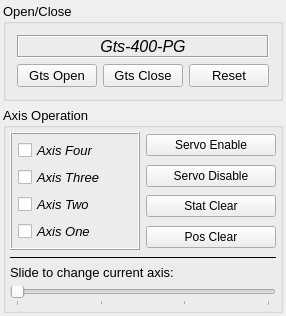
<?xml version="1.0" encoding="UTF-8"?>
<ui version="4.0">
 <class>AxisOperate</class>
 <widget class="QWidget" name="AxisOperate">
  <property name="geometry">
   <rect>
    <x>0</x>
    <y>0</y>
    <width>263</width>
    <height>309</height>
   </rect>
  </property>
  <property name="sizePolicy">
   <sizepolicy hsizetype="Expanding" vsizetype="Expanding">
    <horstretch>0</horstretch>
    <verstretch>0</verstretch>
   </sizepolicy>
  </property>
  <property name="minimumSize">
   <size>
    <width>0</width>
    <height>0</height>
   </size>
  </property>
  <property name="font">
   <font>
    <stylestrategy>PreferAntialias</stylestrategy>
   </font>
  </property>
  <property name="windowTitle">
   <string>AxisOperate</string>
  </property>
  <layout class="QGridLayout" name="gridLayout_5">
   <property name="leftMargin">
    <number>3</number>
   </property>
   <property name="topMargin">
    <number>3</number>
   </property>
   <property name="rightMargin">
    <number>3</number>
   </property>
   <property name="bottomMargin">
    <number>3</number>
   </property>
   <item row="0" column="0">
    <widget class="QGroupBox" name="groupBox">
     <property name="font">
      <font>
       <family>Arial</family>
       <pointsize>10</pointsize>
       <italic>false</italic>
      </font>
     </property>
     <property name="title">
      <string>Open/Close</string>
     </property>
     <layout class="QGridLayout" name="gridLayout_2">
      <item row="0" column="0" colspan="3">
       <widget class="QLabel" name="versionLabel">
        <property name="font">
         <font>
          <pointsize>12</pointsize>
          <italic>true</italic>
          <stylestrategy>PreferAntialias</stylestrategy>
         </font>
        </property>
        <property name="frameShape">
         <enum>QFrame::Box</enum>
        </property>
        <property name="frameShadow">
         <enum>QFrame::Sunken</enum>
        </property>
        <property name="text">
         <string>Gts-400-PG</string>
        </property>
        <property name="alignment">
         <set>Qt::AlignCenter</set>
        </property>
       </widget>
      </item>
      <item row="1" column="0">
       <widget class="QPushButton" name="openButton">
        <property name="styleSheet">
         <string notr="true"/>
        </property>
        <property name="text">
         <string>Gts Open</string>
        </property>
       </widget>
      </item>
      <item row="1" column="1">
       <widget class="QPushButton" name="gtsStopButton">
        <property name="text">
         <string>Gts Close</string>
        </property>
       </widget>
      </item>
      <item row="1" column="2">
       <widget class="QPushButton" name="resetButton">
        <property name="text">
         <string>Reset</string>
        </property>
       </widget>
      </item>
     </layout>
    </widget>
   </item>
   <item row="1" column="0">
    <widget class="QGroupBox" name="axisOptGroupBox">
     <property name="font">
      <font>
       <family>Arial</family>
       <pointsize>10</pointsize>
      </font>
     </property>
     <property name="title">
      <string>Axis Operation</string>
     </property>
     <layout class="QGridLayout" name="gridLayout_4">
      <property name="leftMargin">
       <number>4</number>
      </property>
      <property name="topMargin">
       <number>4</number>
      </property>
      <property name="rightMargin">
       <number>4</number>
      </property>
      <property name="bottomMargin">
       <number>4</number>
      </property>
      <property name="horizontalSpacing">
       <number>1</number>
      </property>
      <item row="2" column="0">
       <layout class="QVBoxLayout" name="verticalLayout">
        <item>
         <widget class="QLabel" name="label">
          <property name="text">
           <string>Slide to change current axis:</string>
          </property>
         </widget>
        </item>
        <item>
         <widget class="DiyCircularSlider" name="axisSelectSlider">
          <property name="minimum">
           <number>1</number>
          </property>
          <property name="maximum">
           <number>4</number>
          </property>
          <property name="pageStep">
           <number>1</number>
          </property>
          <property name="orientation">
           <enum>Qt::Horizontal</enum>
          </property>
          <property name="tickPosition">
           <enum>QSlider::TicksBelow</enum>
          </property>
          <property name="tickInterval">
           <number>1</number>
          </property>
         </widget>
        </item>
       </layout>
      </item>
      <item row="0" column="0">
       <layout class="QGridLayout" name="gridLayout_3">
        <item row="0" column="1">
         <widget class="QPushButton" name="servoEnableButton">
          <property name="font">
           <font>
            <pointsize>9</pointsize>
           </font>
          </property>
          <property name="text">
           <string>Servo Enable</string>
          </property>
         </widget>
        </item>
        <item row="1" column="1">
         <widget class="QPushButton" name="servoDisableButton">
          <property name="font">
           <font>
            <pointsize>9</pointsize>
           </font>
          </property>
          <property name="text">
           <string>Servo Disable</string>
          </property>
         </widget>
        </item>
        <item row="2" column="1">
         <widget class="QPushButton" name="statClearButton">
          <property name="font">
           <font>
            <pointsize>9</pointsize>
           </font>
          </property>
          <property name="text">
           <string>Stat Clear</string>
          </property>
         </widget>
        </item>
        <item row="3" column="1">
         <widget class="QPushButton" name="posClearButton">
          <property name="font">
           <font>
            <pointsize>9</pointsize>
           </font>
          </property>
          <property name="text">
           <string>Pos Clear</string>
          </property>
         </widget>
        </item>
        <item row="0" column="0" rowspan="4">
         <widget class="QFrame" name="frame">
          <property name="frameShape">
           <enum>QFrame::Box</enum>
          </property>
          <property name="frameShadow">
           <enum>QFrame::Raised</enum>
          </property>
          <layout class="QGridLayout" name="gridLayout">
           <property name="leftMargin">
            <number>6</number>
           </property>
           <property name="topMargin">
            <number>6</number>
           </property>
           <property name="rightMargin">
            <number>6</number>
           </property>
           <property name="bottomMargin">
            <number>6</number>
           </property>
           <item row="3" column="0">
            <widget class="QCheckBox" name="axisOneCheckBox">
             <property name="font">
              <font>
               <pointsize>10</pointsize>
               <weight>50</weight>
               <italic>true</italic>
               <bold>false</bold>
               <stylestrategy>PreferAntialias</stylestrategy>
              </font>
             </property>
             <property name="text">
              <string>Axis One</string>
             </property>
            </widget>
           </item>
           <item row="0" column="0">
            <widget class="QCheckBox" name="axisFourCheckBox">
             <property name="font">
              <font>
               <pointsize>10</pointsize>
               <weight>50</weight>
               <italic>true</italic>
               <bold>false</bold>
               <stylestrategy>PreferAntialias</stylestrategy>
              </font>
             </property>
             <property name="text">
              <string>Axis Four</string>
             </property>
            </widget>
           </item>
           <item row="1" column="0">
            <widget class="QCheckBox" name="axisThreeCheckBox">
             <property name="font">
              <font>
               <pointsize>10</pointsize>
               <weight>50</weight>
               <italic>true</italic>
               <bold>false</bold>
               <stylestrategy>PreferAntialias</stylestrategy>
              </font>
             </property>
             <property name="text">
              <string>Axis Three</string>
             </property>
            </widget>
           </item>
           <item row="2" column="0">
            <widget class="QCheckBox" name="axisTwoCheckBox">
             <property name="font">
              <font>
               <pointsize>10</pointsize>
               <weight>50</weight>
               <italic>true</italic>
               <bold>false</bold>
               <stylestrategy>PreferAntialias</stylestrategy>
              </font>
             </property>
             <property name="text">
              <string>Axis Two</string>
             </property>
            </widget>
           </item>
          </layout>
         </widget>
        </item>
       </layout>
      </item>
      <item row="1" column="0">
       <widget class="Line" name="line">
        <property name="frameShadow">
         <enum>QFrame::Plain</enum>
        </property>
        <property name="orientation">
         <enum>Qt::Horizontal</enum>
        </property>
       </widget>
      </item>
     </layout>
    </widget>
   </item>
  </layout>
 </widget>
 <layoutdefault spacing="6" margin="11"/>
 <customwidgets>
  <customwidget>
   <class>DiyCircularSlider</class>
   <extends>QSlider</extends>
   <header>diycircularslider.h</header>
  </customwidget>
 </customwidgets>
 <resources/>
 <connections/>
</ui>
